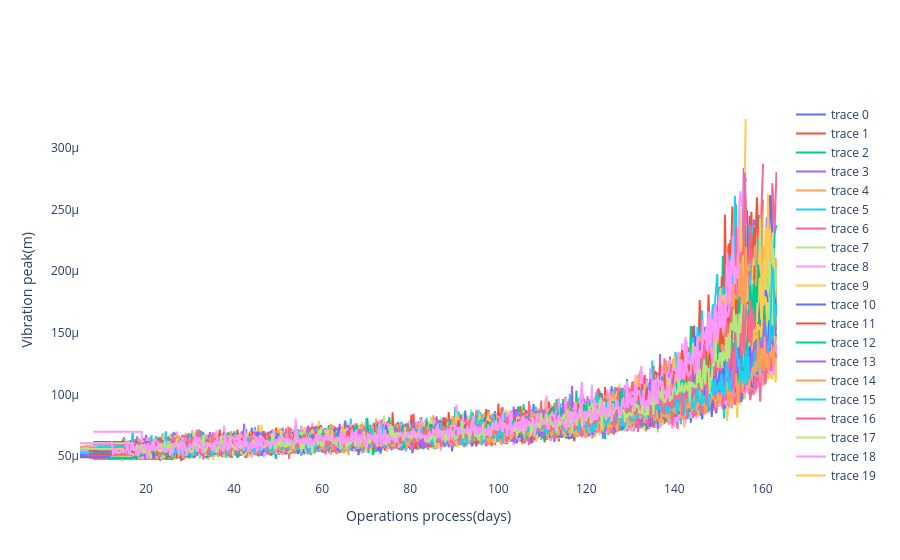

The notebook cell this image was saved under:
### Code cell
Amp_temp=[]
for i in range(len(stiffiness)):
  Amp_temp.append(go.Scatter(x=degradationdays[i],y=np.array(Amp[i]),mode='lines'))
layout = go.Layout(xaxis=dict(title='Operations process(days)',showticklabels=True),yaxis=dict(title='Vibration peak(m)',showticklabels=True),paper_bgcolor='rgba(0,0,0,0)',plot_bgcolor='rgba(0,0,0,0)')
fig = go.Figure(data=Amp_temp, layout=layout)
fig.show()

### Figure 1 — Plotly figure (JSON) as saved in the notebook; plotly's stock layout.template omitted (floating-point values rounded to 4 significant figures; data arrays with more than 128 entries replaced by an {"elided": "..."} marker saying what was removed)
{"data": [{"mode": "lines", "type": "scatter", "x": {"elided": "593 float values"}, "y": {"elided": "613 float values"}}, {"mode": "lines", "type": "scatter", "x": {"elided": "593 float values"}, "y": {"elided": "629 float values"}}, {"mode": "lines", "type": "scatter", "x": {"elided": "593 float values"}, "y": {"elided": "645 float values"}}, {"mode": "lines", "type": "scatter", "x": {"elided": "594 float values"}, "y": {"elided": "622 float values"}}, {"mode": "lines", "type": "scatter", "x": {"elided": "593 float values"}, "y": {"elided": "633 float values"}}, {"mode": "lines", "type": "scatter", "x": {"elided": "593 float values"}, "y": {"elided": "649 float values"}}, {"mode": "lines", "type": "scatter", "x": {"elided": "593 float values"}, "y": {"elided": "653 float values"}}, {"mode": "lines", "type": "scatter", "x": {"elided": "593 float values"}, "y": {"elided": "645 float values"}}, {"mode": "lines", "type": "scatter", "x": {"elided": "593 float values"}, "y": {"elided": "633 float values"}}, {"mode": "lines", "type": "scatter", "x": {"elided": "593 float values"}, "y": {"elided": "633 float values"}}, {"mode": "lines", "type": "scatter", "x": {"elided": "594 float values"}, "y": {"elided": "614 float values"}}, {"mode": "lines", "type": "scatter", "x": {"elided": "593 float values"}, "y": {"elided": "629 float values"}}, {"mode": "lines", "type": "scatter", "x": {"elided": "593 float values"}, "y": {"elided": "645 float values"}}, {"mode": "lines", "type": "scatter", "x": {"elided": "593 float values"}, "y": {"elided": "629 float values"}}, {"mode": "lines", "type": "scatter", "x": {"elided": "593 float values"}, "y": {"elided": "621 float values"}}, {"mode": "lines", "type": "scatter", "x": {"elided": "594 float values"}, "y": {"elided": "646 float values"}}, {"mode": "lines", "type": "scatter", "x": {"elided": "593 float values"}, "y": {"elided": "625 float values"}}, {"mode": "lines", "type": "scatter", "x": {"elided": "594 float values"}, "y": {"elided": "622 float values"}}, {"mode": "lines", "type": "scatter", "x": {"elided": "594 float values"}, "y": {"elided": "626 float values"}}, {"mode": "lines", "type": "scatter", "x": {"elided": "594 float values"}, "y": {"elided": "650 float values"}}, {"mode": "lines", "type": "scatter", "x": {"elided": "594 float values"}, "y": {"elided": "622 float values"}}, {"mode": "lines", "type": "scatter", "x": {"elided": "593 float values"}, "y": {"elided": "653 float values"}}, {"mode": "lines", "type": "scatter", "x": {"elided": "593 float values"}, "y": {"elided": "617 float values"}}, {"mode": "lines", "type": "scatter", "x": {"elided": "594 float values"}, "y": {"elided": "654 float values"}}, {"mode": "lines", "type": "scatter", "x": {"elided": "593 float values"}, "y": {"elided": "629 float values"}}, {"mode": "lines", "type": "scatter", "x": {"elided": "594 float values"}, "y": {"elided": "654 float values"}}, {"mode": "lines", "type": "scatter", "x": {"elided": "593 float values"}, "y": {"elided": "649 float values"}}, {"mode": "lines", "type": "scatter", "x": {"elided": "593 float values"}, "y": {"elided": "625 float values"}}, {"mode": "lines", "type": "scatter", "x": {"elided": "593 float values"}, "y": {"elided": "637 float values"}}, {"mode": "lines", "type": "scatter", "x": {"elided": "592 float values"}, "y": {"elided": "624 float values"}}, {"mode": "lines", "type": "scatter", "x": {"elided": "593 float values"}, "y": {"elided": "625 float values"}}, {"mode": "lines", "type": "scatter", "x": {"elided": "593 float values"}, "y": {"elided": "653 float values"}}, {"mode": "lines", "type": "scatter", "x": {"elided": "594 float values"}, "y": {"elided": "618 float values"}}, {"mode": "lines", "type": "scatter", "x": {"elided": "594 float values"}, "y": {"elided": "618 float values"}}, {"mode": "lines", "type": "scatter", "x": {"elided": "593 float values"}, "y": {"elided": "633 float values"}}, {"mode": "lines", "type": "scatter", "x": {"elided": "593 float values"}, "y": {"elided": "637 float values"}}, {"mode": "lines", "type": "scatter", "x": {"elided": "593 float values"}, "y": {"elided": "613 float values"}}, {"mode": "lines", "type": "scatter", "x": {"elided": "594 float values"}, "y": {"elided": "654 float values"}}, {"mode": "lines", "type": "scatter", "x": {"elided": "593 float values"}, "y": {"elided": "613 float values"}}, {"mode": "lines", "type": "scatter", "x": {"elided": "593 float values"}, "y": {"elided": "621 float values"}}, {"mode": "lines", "type": "scatter", "x": {"elided": "593 float values"}, "y": {"elided": "641 float values"}}, {"mode": "lines", "type": "scatter", "x": {"elided": "593 float values"}, "y": {"elided": "621 float values"}}, {"mode": "lines", "type": "scatter", "x": {"elided": "593 float values"}, "y": {"elided": "637 float values"}}, {"mode": "lines", "type": "scatter", "x": {"elided": "593 float values"}, "y": {"elided": "633 float values"}}, {"mode": "lines", "type": "scatter", "x": {"elided": "593 float values"}, "y": {"elided": "633 float values"}}, {"mode": "lines", "type": "scatter", "x": {"elided": "593 float values"}, "y": {"elided": "629 float values"}}, {"mode": "lines", "type": "scatter", "x": {"elided": "594 float values"}, "y": {"elided": "650 float values"}}, {"mode": "lines", "type": "scatter", "x": {"elided": "594 float values"}, "y": {"elided": "630 float values"}}, {"mode": "lines", "type": "scatter", "x": {"elided": "594 float values"}, "y": {"elided": "646 float values"}}, {"mode": "lines", "type": "scatter", "x": {"elided": "594 float values"}, "y": {"elided": "654 float values"}}, {"mode": "lines", "type": "scatter", "x": {"elided": "593 float values"}, "y": {"elided": "653 float values"}}, {"mode": "lines", "type": "scatter", "x": {"elided": "592 float values"}, "y": {"elided": "636 float values"}}, {"mode": "lines", "type": "scatter", "x": {"elided": "593 float values"}, "y": {"elided": "617 float values"}}, {"mode": "lines", "type": "scatter", "x": {"elided": "593 float values"}, "y": {"elided": "637 float values"}}, {"mode": "lines", "type": "scatter", "x": {"elided": "594 float values"}, "y": {"elided": "622 float values"}}, {"mode": "lines", "type": "scatter", "x": {"elided": "594 float values"}, "y": {"elided": "618 float values"}}, {"mode": "lines", "type": "scatter", "x": {"elided": "594 float values"}, "y": {"elided": "650 float values"}}, {"mode": "lines", "type": "scatter", "x": {"elided": "593 float values"}, "y": {"elided": "649 float values"}}, {"mode": "lines", "type": "scatter", "x": {"elided": "593 float values"}, "y": {"elided": "629 float values"}}, {"mode": "lines", "type": "scatter", "x": {"elided": "593 float values"}, "y": {"elided": "629 float values"}}, {"mode": "lines", "type": "scatter", "x": {"elided": "593 float values"}, "y": {"elided": "649 float values"}}, {"mode": "lines", "type": "scatter", "x": {"elided": "594 float values"}, "y": {"elided": "638 float values"}}, {"mode": "lines", "type": "scatter", "x": {"elided": "593 float values"}, "y": {"elided": "641 float values"}}, {"mode": "lines", "type": "scatter", "x": {"elided": "593 float values"}, "y": {"elided": "613 float values"}}, {"mode": "lines", "type": "scatter", "x": {"elided": "594 float values"}, "y": {"elided": "626 float values"}}, {"mode": "lines", "type": "scatter", "x": {"elided": "593 float values"}, "y": {"elided": "653 float values"}}, {"mode": "lines", "type": "scatter", "x": {"elided": "593 float values"}, "y": {"elided": "633 float values"}}, {"mode": "lines", "type": "scatter", "x": {"elided": "594 float values"}, "y": {"elided": "630 float values"}}, {"mode": "lines", "type": "scatter", "x": {"elided": "593 float values"}, "y": {"elided": "617 float values"}}, {"mode": "lines", "type": "scatter", "x": {"elided": "593 float values"}, "y": {"elided": "633 float values"}}, {"mode": "lines", "type": "scatter", "x": {"elided": "593 float values"}, "y": {"elided": "633 float values"}}, {"mode": "lines", "type": "scatter", "x": {"elided": "593 float values"}, "y": {"elided": "613 float values"}}, {"mode": "lines", "type": "scatter", "x": {"elided": "593 float values"}, "y": {"elided": "641 float values"}}, {"mode": "lines", "type": "scatter", "x": {"elided": "593 float values"}, "y": {"elided": "629 float values"}}, {"mode": "lines", "type": "scatter", "x": {"elided": "593 float values"}, "y": {"elided": "621 float values"}}, {"mode": "lines", "type": "scatter", "x": {"elided": "593 float values"}, "y": {"elided": "637 float values"}}, {"mode": "lines", "type": "scatter", "x": {"elided": "594 float values"}, "y": {"elided": "646 float values"}}, {"mode": "lines", "type": "scatter", "x": {"elided": "594 float values"}, "y": {"elided": "642 float values"}}, {"mode": "lines", "type": "scatter", "x": {"elided": "594 float values"}, "y": {"elided": "654 float values"}}, {"mode": "lines", "type": "scatter", "x": {"elided": "594 float values"}, "y": {"elided": "642 float values"}}, {"mode": "lines", "type": "scatter", "x": {"elided": "593 float values"}, "y": {"elided": "633 float values"}}, {"mode": "lines", "type": "scatter", "x": {"elided": "594 float values"}, "y": {"elided": "654 float values"}}, {"mode": "lines", "type": "scatter", "x": {"elided": "594 float values"}, "y": {"elided": "622 float values"}}, {"mode": "lines", "type": "scatter", "x": {"elided": "593 float values"}, "y": {"elided": "621 float values"}}, {"mode": "lines", "type": "scatter", "x": {"elided": "593 float values"}, "y": {"elided": "637 float values"}}, {"mode": "lines", "type": "scatter", "x": {"elided": "594 float values"}, "y": {"elided": "650 float values"}}, {"mode": "lines", "type": "scatter", "x": {"elided": "593 float values"}, "y": {"elided": "637 float values"}}, {"mode": "lines", "type": "scatter", "x": {"elided": "593 float values"}, "y": {"elided": "629 float values"}}, {"mode": "lines", "type": "scatter", "x": {"elided": "594 float values"}, "y": {"elided": "622 float values"}}, {"mode": "lines", "type": "scatter", "x": {"elided": "594 float values"}, "y": {"elided": "622 float values"}}, {"mode": "lines", "type": "scatter", "x": {"elided": "593 float values"}, "y": {"elided": "649 float values"}}, {"mode": "lines", "type": "scatter", "x": {"elided": "593 float values"}, "y": {"elided": "617 float values"}}, {"mode": "lines", "type": "scatter", "x": {"elided": "593 float values"}, "y": {"elided": "645 float values"}}, {"mode": "lines", "type": "scatter", "x": {"elided": "593 float values"}, "y": {"elided": "645 float values"}}, {"mode": "lines", "type": "scatter", "x": {"elided": "593 float values"}, "y": {"elided": "637 float values"}}, {"mode": "lines", "type": "scatter", "x": {"elided": "593 float values"}, "y": {"elided": "641 float values"}}, {"mode": "lines", "type": "scatter", "x": {"elided": "593 float values"}, "y": {"elided": "617 float values"}}, {"mode": "lines", "type": "scatter", "x": {"elided": "593 float values"}, "y": {"elided": "633 float values"}}, {"mode": "lines", "type": "scatter", "x": {"elided": "594 float values"}, "y": {"elided": "626 float values"}}, {"mode": "lines", "type": "scatter", "x": {"elided": "592 float values"}, "y": {"elided": "640 float values"}}, {"mode": "lines", "type": "scatter", "x": {"elided": "593 float values"}, "y": {"elided": "641 float values"}}, {"mode": "lines", "type": "scatter", "x": {"elided": "593 float values"}, "y": {"elided": "613 float values"}}, {"mode": "lines", "type": "scatter", "x": {"elided": "593 float values"}, "y": {"elided": "613 float values"}}, {"mode": "lines", "type": "scatter", "x": {"elided": "593 float values"}, "y": {"elided": "633 float values"}}, {"mode": "lines", "type": "scatter", "x": {"elided": "593 float values"}, "y": {"elided": "649 float values"}}, {"mode": "lines", "type": "scatter", "x": {"elided": "594 float values"}, "y": {"elided": "622 float values"}}, {"mode": "lines", "type": "scatter", "x": {"elided": "593 float values"}, "y": {"elided": "645 float values"}}, {"mode": "lines", "type": "scatter", "x": {"elided": "594 float values"}, "y": {"elided": "634 float values"}}, {"mode": "lines", "type": "scatter", "x": {"elided": "594 float values"}, "y": {"elided": "650 float values"}}, {"mode": "lines", "type": "scatter", "x": {"elided": "593 float values"}, "y": {"elided": "617 float values"}}, {"mode": "lines", "type": "scatter", "x": {"elided": "594 float values"}, "y": {"elided": "626 float values"}}, {"mode": "lines", "type": "scatter", "x": {"elided": "594 float values"}, "y": {"elided": "618 float values"}}, {"mode": "lines", "type": "scatter", "x": {"elided": "593 float values"}, "y": {"elided": "621 float values"}}, {"mode": "lines", "type": "scatter", "x": {"elided": "593 float values"}, "y": {"elided": "637 float values"}}, {"mode": "lines", "type": "scatter", "x": {"elided": "593 float values"}, "y": {"elided": "653 float values"}}, {"mode": "lines", "type": "scatter", "x": {"elided": "593 float values"}, "y": {"elided": "617 float values"}}, {"mode": "lines", "type": "scatter", "x": {"elided": "593 float values"}, "y": {"elided": "633 float values"}}, {"mode": "lines", "type": "scatter", "x": {"elided": "593 float values"}, "y": {"elided": "645 float values"}}, {"mode": "lines", "type": "scatter", "x": {"elided": "593 float values"}, "y": {"elided": "629 float values"}}, {"mode": "lines", "type": "scatter", "x": {"elided": "593 float values"}, "y": {"elided": "637 float values"}}, {"mode": "lines", "type": "scatter", "x": {"elided": "593 float values"}, "y": {"elided": "629 float values"}}, {"mode": "lines", "type": "scatter", "x": {"elided": "593 float values"}, "y": {"elided": "613 float values"}}, {"mode": "lines", "type": "scatter", "x": {"elided": "593 float values"}, "y": {"elided": "633 float values"}}, {"mode": "lines", "type": "scatter", "x": {"elided": "594 float values"}, "y": {"elided": "630 float values"}}, {"mode": "lines", "type": "scatter", "x": {"elided": "594 float values"}, "y": {"elided": "626 float values"}}, {"mode": "lines", "type": "scatter", "x": {"elided": "593 float values"}, "y": {"elided": "621 float values"}}, {"mode": "lines", "type": "scatter", "x": {"elided": "593 float values"}, "y": {"elided": "641 float values"}}, {"mode": "lines", "type": "scatter", "x": {"elided": "594 float values"}, "y": {"elided": "622 float values"}}, {"mode": "lines", "type": "scatter", "x": {"elided": "594 float values"}, "y": {"elided": "650 float values"}}, {"mode": "lines", "type": "scatter", "x": {"elided": "594 float values"}, "y": {"elided": "654 float values"}}, {"mode": "lines", "type": "scatter", "x": {"elided": "593 float values"}, "y": {"elided": "613 float values"}}, {"mode": "lines", "type": "scatter", "x": {"elided": "594 float values"}, "y": {"elided": "650 float values"}}, {"mode": "lines", "type": "scatter", "x": {"elided": "594 float values"}, "y": {"elided": "642 float values"}}, {"mode": "lines", "type": "scatter", "x": {"elided": "593 float values"}, "y": {"elided": "645 float values"}}, {"mode": "lines", "type": "scatter", "x": {"elided": "593 float values"}, "y": {"elided": "637 float values"}}, {"mode": "lines", "type": "scatter", "x": {"elided": "593 float values"}, "y": {"elided": "633 float values"}}, {"mode": "lines", "type": "scatter", "x": {"elided": "594 float values"}, "y": {"elided": "654 float values"}}, {"mode": "lines", "type": "scatter", "x": {"elided": "594 float values"}, "y": {"elided": "626 float values"}}, {"mode": "lines", "type": "scatter", "x": {"elided": "593 float values"}, "y": {"elided": "653 float values"}}, {"mode": "lines", "type": "scatter", "x": {"elided": "593 float values"}, "y": {"elided": "653 float values"}}, {"mode": "lines", "type": "scatter", "x": {"elided": "592 float values"}, "y": {"elided": "624 float values"}}, {"mode": "lines", "type": "scatter", "x": {"elided": "593 float values"}, "y": {"elided": "613 float values"}}, {"mode": "lines", "type": "scatter", "x": {"elided": "593 float values"}, "y": {"elided": "637 float values"}}, {"mode": "lines", "type": "scatter", "x": {"elided": "594 float values"}, "y": {"elided": "626 float values"}}, {"mode": "lines", "type": "scatter", "x": {"elided": "594 float values"}, "y": {"elided": "626 float values"}}, {"mode": "lines", "type": "scatter", "x": {"elided": "593 float values"}, "y": {"elided": "613 float values"}}, {"mode": "lines", "type": "scatter", "x": {"elided": "593 float values"}, "y": {"elided": "617 float values"}}, {"mode": "lines", "type": "scatter", "x": {"elided": "593 float values"}, "y": {"elided": "629 float values"}}, {"mode": "lines", "type": "scatter", "x": {"elided": "594 float values"}, "y": {"elided": "618 float values"}}, {"mode": "lines", "type": "scatter", "x": {"elided": "593 float values"}, "y": {"elided": "621 float values"}}, {"mode": "lines", "type": "scatter", "x": {"elided": "593 float values"}, "y": {"elided": "645 float values"}}, {"mode": "lines", "type": "scatter", "x": {"elided": "594 float values"}, "y": {"elided": "634 float values"}}, {"mode": "lines", "type": "scatter", "x": {"elided": "593 float values"}, "y": {"elided": "641 float values"}}, {"mode": "lines", "type": "scatter", "x": {"elided": "593 float values"}, "y": {"elided": "637 float values"}}, {"mode": "lines", "type": "scatter", "x": {"elided": "593 float values"}, "y": {"elided": "617 float values"}}, {"mode": "lines", "type": "scatter", "x": {"elided": "593 float values"}, "y": {"elided": "641 float values"}}, {"mode": "lines", "type": "scatter", "x": {"elided": "593 float values"}, "y": {"elided": "613 float values"}}, {"mode": "lines", "type": "scatter", "x": {"elided": "593 float values"}, "y": {"elided": "641 float values"}}, {"mode": "lines", "type": "scatter", "x": {"elided": "594 float values"}, "y": {"elided": "626 float values"}}, {"mode": "lines", "type": "scatter", "x": {"elided": "593 float values"}, "y": {"elided": "613 float values"}}, {"mode": "lines", "type": "scatter", "x": {"elided": "593 float values"}, "y": {"elided": "625 float values"}}, {"mode": "lines", "type": "scatter", "x": {"elided": "594 float values"}, "y": {"elided": "646 float values"}}, {"mode": "lines", "type": "scatter", "x": {"elided": "593 float values"}, "y": {"elided": "645 float values"}}, {"mode": "lines", "type": "scatter", "x": {"elided": "593 float values"}, "y": {"elided": "629 float values"}}, {"mode": "lines", "type": "scatter", "x": {"elided": "593 float values"}, "y": {"elided": "621 float values"}}, {"mode": "lines", "type": "scatter", "x": {"elided": "594 float values"}, "y": {"elided": "618 float values"}}, {"mode": "lines", "type": "scatter", "x": {"elided": "593 float values"}, "y": {"elided": "637 float values"}}, {"mode": "lines", "type": "scatter", "x": {"elided": "593 float values"}, "y": {"elided": "625 float values"}}, {"mode": "lines", "type": "scatter", "x": {"elided": "594 float values"}, "y": {"elided": "642 float values"}}, {"mode": "lines", "type": "scatter", "x": {"elided": "593 float values"}, "y": {"elided": "613 float values"}}, {"mode": "lines", "type": "scatter", "x": {"elided": "594 float values"}, "y": {"elided": "650 float values"}}, {"mode": "lines", "type": "scatter", "x": {"elided": "593 float values"}, "y": {"elided": "625 float values"}}, {"mode": "lines", "type": "scatter", "x": {"elided": "593 float values"}, "y": {"elided": "633 float values"}}, {"mode": "lines", "type": "scatter", "x": {"elided": "593 float values"}, "y": {"elided": "649 float values"}}, {"mode": "lines", "type": "scatter", "x": {"elided": "593 float values"}, "y": {"elided": "621 float values"}}, {"mode": "lines", "type": "scatter", "x": {"elided": "593 float values"}, "y": {"elided": "629 float values"}}, {"mode": "lines", "type": "scatter", "x": {"elided": "594 float values"}, "y": {"elided": "614 float values"}}, {"mode": "lines", "type": "scatter", "x": {"elided": "593 float values"}, "y": {"elided": "625 float values"}}, {"mode": "lines", "type": "scatter", "x": {"elided": "593 float values"}, "y": {"elided": "637 float values"}}, {"mode": "lines", "type": "scatter", "x": {"elided": "593 float values"}, "y": {"elided": "625 float values"}}, {"mode": "lines", "type": "scatter", "x": {"elided": "593 float values"}, "y": {"elided": "645 float values"}}, {"mode": "lines", "type": "scatter", "x": {"elided": "593 float values"}, "y": {"elided": "649 float values"}}, {"mode": "lines", "type": "scatter", "x": {"elided": "593 float values"}, "y": {"elided": "621 float values"}}, {"mode": "lines", "type": "scatter", "x": {"elided": "593 float values"}, "y": {"elided": "637 float values"}}, {"mode": "lines", "type": "scatter", "x": {"elided": "593 float values"}, "y": {"elided": "617 float values"}}, {"mode": "lines", "type": "scatter", "x": {"elided": "593 float values"}, "y": {"elided": "629 float values"}}, {"mode": "lines", "type": "scatter", "x": {"elided": "593 float values"}, "y": {"elided": "653 float values"}}, {"mode": "lines", "type": "scatter", "x": {"elided": "594 float values"}, "y": {"elided": "654 float values"}}, {"mode": "lines", "type": "scatter", "x": {"elided": "594 float values"}, "y": {"elided": "614 float values"}}, {"mode": "lines", "type": "scatter", "x": {"elided": "593 float values"}, "y": {"elided": "621 float values"}}, {"mode": "lines", "type": "scatter", "x": {"elided": "593 float values"}, "y": {"elided": "645 float values"}}, {"mode": "lines", "type": "scatter", "x": {"elided": "593 float values"}, "y": {"elided": "625 float values"}}, {"mode": "lines", "type": "scatter", "x": {"elided": "594 float values"}, "y": {"elided": "622 float values"}}, {"mode": "lines", "type": "scatter", "x": {"elided": "593 float values"}, "y": {"elided": "637 float values"}}, {"mode": "lines", "type": "scatter", "x": {"elided": "593 float values"}, "y": {"elided": "645 float values"}}, {"mode": "lines", "type": "scatter", "x": {"elided": "593 float values"}, "y": {"elided": "653 float values"}}, {"mode": "lines", "type": "scatter", "x": {"elided": "593 float values"}, "y": {"elided": "629 float values"}}, {"mode": "lines", "type": "scatter", "x": {"elided": "594 float values"}, "y": {"elided": "634 float values"}}, {"mode": "lines", "type": "scatter", "x": {"elided": "594 float values"}, "y": {"elided": "622 float values"}}], "layout": {"paper_bgcolor": "rgba(0,0,0,0)", "plot_bgcolor": "rgba(0,0,0,0)", "xaxis": {"showticklabels": true, "title": {"text": "Operations process(days)"}}, "yaxis": {"showticklabels": true, "title": {"text": "Vibration peak(m)"}}}}
